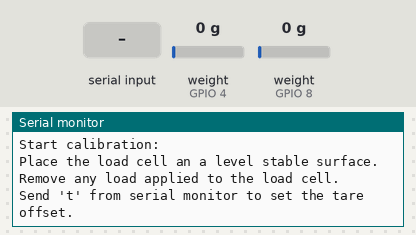
The sketch below on a simulated ESP8266 (NodeMCU). Shown: the last lines printed to the serial monitor. Inputs (shaded band) come from the test bench; at power-on: weight on the scale (sensors on GPIO 4, GPIO 8) 0 g. EEPROM starts erased.

Above: at 5.6 s.
5.7 s: "t90\n" received over Serial
At 6.6 s:
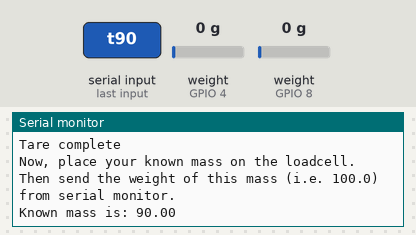
7.2 s: "y90\n" received over Serial
At 9.43 s:
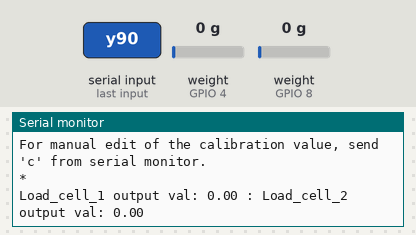
10.2 s: weight on the scale (sensor on GPIO 4) set to 100 g
At 10.27 s:
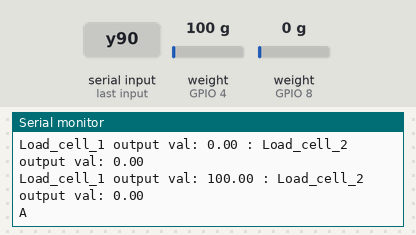
11.8 s: weight on the scale (sensor on GPIO 8) set to 1250 g
At 11.91 s:
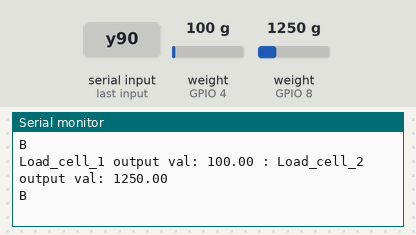
13.4 s: "c90\n" received over Serial
At 14.7 s:
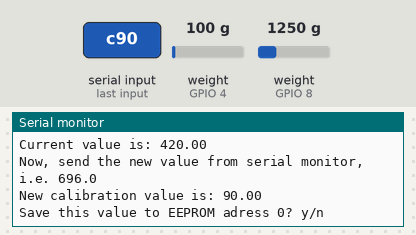
15.0 s: "n90\n" received over Serial
At 15.11 s:
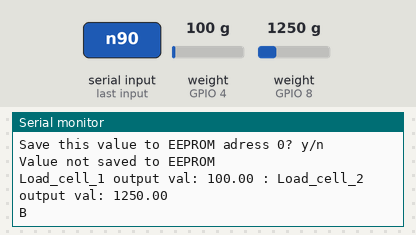

The sketch:

codigo_da_balan_a.ino
```cpp
#include <HX711_ADC.h> // Inclui a biblioteca para interagir com o chip HX711 (interface para células de carga)
#if defined(ESP8266)|| defined(ESP32) || defined(AVR)
#include <EEPROM.h> // Inclui a biblioteca para usar a memória EEPROM (para armazenar dados persistentes) em certas placas
#endif


// Definição dos pinos conectados aos módulos HX711
// Pino DOUT (Data Output) do HX711 conectado ao pino digital do microcontrolador
// Pino SCK (Serial Clock) do HX711 conectado ao pino digital do microcontrolador
// Para a primeira célula de carga (A):
const int HX711_dout = 4; // Pino DOUT do HX711_1 conectado ao pino 4 do microcontrolador
const int HX711_sck = 5;  // Pino SCK do HX711_1 conectado ao pino 5 do microcontrolador
// Para a segunda célula de carga (B):
const int HX711_dout_2 = 8; // Pino DOUT do HX711_2 conectado ao pino 8 do microcontrolador
const int HX711_sck_2 = 9;  // Pino SCK do HX711_2 conectado ao pino 9 do microcontrolador

// Criação de objetos da classe HX711_ADC para cada célula de carga
HX711_ADC LoadCell_1(HX711_dout, HX711_sck);   // Objeto para a célula de carga conectada aos pinos 4 e 5
HX711_ADC LoadCell_2(HX711_dout_2, HX711_sck_2); // Objeto para a célula de carga conectada aos pinos 8 e 9

const int calVal_eepromAdress = 0; // Define o endereço na EEPROM onde o valor de calibração será armazenado (inicia no endereço 0)
unsigned long t1 = 0; // Variável para armazenar o tempo da última leitura/impressão da célula de carga 1
unsigned long t2 = 0; // Variável para armazenar o tempo da última leitura/impressão da célula de carga 2


void setup() {
  Serial.begin(9600); // Inicializa a comunicação serial com uma taxa de 9600 bauds
  delay(10);          // Pequeno atraso para estabilizar a comunicação serial
  Serial.println();
  Serial.println("Starting..."); // Imprime uma mensagem de inicialização no monitor serial

  LoadCell_1.begin(); // Inicializa a comunicação com o HX711_1
  LoadCell_2.begin(); // Inicializa a comunicação com o HX711_2
  // LoadCell_1.setReverseOutput(); // Descomente para inverter o sinal de saída da célula de carga 1 (se os valores estiverem negativos quando deveriam ser positivos)
  unsigned long stabilizingtime = 2000; // Define um tempo de estabilização de 2000 milissegundos (2 segundos) para leituras mais precisas após a energização
  boolean _tare = true; // Define uma variável para indicar se a tara (zeragem) deve ser feita na inicialização

  LoadCell_1.start(stabilizingtime, _tare); // Inicia a leitura da célula de carga 1 com tempo de estabilização e tara inicial
  LoadCell_2.start(stabilizingtime, _tare); // Inicia a leitura da célula de carga 2 com tempo de estabilização e tara inicial
  // Verifica se houve timeout durante a tara ou se não houve sinal de alguma das células de carga
  if ((LoadCell_1.getTareTimeoutFlag() || LoadCell_1.getSignalTimeoutFlag()) && (LoadCell_2.getTareTimeoutFlag() || LoadCell_2.getSignalTimeoutFlag()) ){
    Serial.println("Timeout, check MCU>HX711 wiring and pin designations"); // Mensagem de erro se houver timeout
    while (1); // Entra em um loop infinito para parar a execução do programa
  }
  else {
    LoadCell_1.setCalFactor(1.0); // Define o fator de calibração inicial para a célula de carga 1 (será ajustado na calibração)
    LoadCell_2.setCalFactor(1.0); // Define o fator de calibração inicial para a célula de carga 2
    Serial.println("Startup is complete"); // Mensagem de conclusão da inicialização
  }
  while (!LoadCell_1.update()); // Aguarda até que a primeira leitura da célula de carga 1 esteja disponível
  Serial.println("LoadCell_1 ok"); // Informa que a célula de carga 1 está funcionando
  while (!LoadCell_2.update()); // Aguarda até que a primeira leitura da célula de carga 2 esteja disponível
  Serial.println("LoadCell_2 ok"); // Informa que a célula de carga 2 está funcionando
  calibrate(); // Chama a função de calibração para ajustar os fatores de calibração das células de carga
}


void loop() {
  static boolean newDataReady_1 = 0; // Variável estática para indicar se novos dados estão prontos da célula de carga 1
  static boolean newDataReady_2 = 0; // Variável estática para indicar se novos dados estão prontos da célula de carga 2
  const int serialPrintInterval = 0; // Define o intervalo (em milissegundos) para imprimir os dados na porta serial (0 para imprimir o mais rápido possível)

  // Verifica se novos dados estão disponíveis e inicia a próxima conversão para cada célula de carga
  if (LoadCell_1.update()) newDataReady_1 = true;

  // Se novos dados estiverem prontos para a célula de carga 1
  if (newDataReady_1) {
    // Verifica se o intervalo de impressão serial expirou
    if (millis() > t1 + serialPrintInterval) {
     float i = LoadCell_1.getData(); // Obtém o valor suavizado da célula de carga 1
     Serial.print("Load_cell_1 output val: ");
      Serial.print(i);
      Serial.print(" : ");
      newDataReady_1 = 0; // Reseta a flag de novos dados
      t1 = millis();      // Atualiza o tempo da última impressão
    }
  }
  if (LoadCell_2.update()) newDataReady_2 = true; // Verifica se novos dados estão disponíveis para a célula de carga 2

  // Se novos dados estiverem prontos para a célula de carga 2
  if (newDataReady_2) {
    // Verifica se o intervalo de impressão serial expirou
    if (millis() > t2 + serialPrintInterval) {
      float i = LoadCell_2.getData(); // Obtém o valor suavizado da célula de carga 2
     Serial.print("Load_cell_2 output val: ");
      Serial.println(i);
      newDataReady_2 = 0; // Reseta a flag de novos dados
      t2 = millis();      // Atualiza o tempo da última impressão
    }
  }
 if(newDataReady_1 && newDataReady_2){
   // Faça a comparação entre os dados das duas células de carga aqui dentro
}
 // Lógica para determinar o estado com base nos valores das células de carga
 // Se o valor absoluto da soma das leituras for menor que 59.4, imprime "E"
 //if(abs(LoadCell_1.getData() + LoadCell_2.getData()) < 59.4){
 //  Serial.println ("E");
 //}
 else {
   // Se o valor da célula de carga 1 for maior que o da célula de carga 2, imprime "A"
 if(LoadCell_1.getData() > LoadCell_2.getData()){
    Serial.println ("A");
   }
   // Se o valor da célula de carga 1 for menor que o da célula de carga 2, imprime "B"
  if(LoadCell_1.getData() < LoadCell_2.getData()){
    Serial.println ("B");
    }
  }

  // Recebe comandos do monitor serial
  if (Serial.available() > 0) {
    char inByte = Serial.read(); // Lê o byte recebido
    if (inByte == 't'){
      LoadCell_1.tareNoDelay();
      LoadCell_2.tareNoDelay(); // Inicia a tara (zeragem) de ambas as células de carga sem bloquear o loop
    }
    else if (inByte == 'r') calibrate(); // Se receber 'r', inicia o processo de calibração
    else if (inByte == 'c') changeSavedCalFactor(); // Se receber 'c', inicia a função para alterar o fator de calibração salvo
  }

 delay(100); // Pequeno atraso
  // Verifica se a última operação de tara da célula de carga 2 foi concluída
  if (LoadCell_2.getTareStatus() == true) {
    Serial.println("Tare complete"); // Informa que a tara foi concluída
  }
}

void calibrate() {
  Serial.println("*");
  Serial.println("Start calibration:");
  Serial.println("Place the load cell an a level stable surface.");
  Serial.println("Remove any load applied to the load cell.");
  Serial.println("Send 't' from serial monitor to set the tare offset.");

  boolean _resume = false; // Flag para controlar o loop de espera da tara
  boolean teste = false;   // Variável booleana (parece não ser usada efetivamente)
  while (_resume == false) {
    LoadCell_1.update(); // Atualiza a leitura da célula de carga 1
    LoadCell_2.update(); // Atualiza a leitura da célula de carga 2
    // Verifica se há dados disponíveis no monitor serial
    if (Serial.available() > 0) {
      if (Serial.available() > 0) {
        char inByte = Serial.read(); // Lê o byte recebido
        if (inByte == 't') {
          LoadCell_1.tareNoDelay(); // Inicia a tara da célula de carga 1
          LoadCell_2.tareNoDelay(); // Inicia a tara da célula de carga 2
          teste= true; // Define a variável teste como true (parece não ter efeito no fluxo)
        }
      }
    }

    // Verifica se a tara da célula de carga 1 foi concluída
    if (LoadCell_1.getTareStatus() == true) {
      Serial.println("Tare complete");
      _resume = true; // Sai do loop de espera da tara
    }
    // Verifica se a tara da célula de carga 2 foi concluída
    if (LoadCell_2.getTareStatus() == true) {
      Serial.println("Tare complete");
      _resume = true; // Sai do loop de espera da tara
    }
  }

  Serial.println("Now, place your known mass on the loadcell.");
  Serial.println("Then send the weight of this mass (i.e. 100.0) from serial monitor.");

  float known_mass = 0; // Variável para armazenar a massa conhecida inserida pelo usuário
  _resume = false;      // Reseta a flag para o próximo loop de espera
  while (_resume == false) {
    LoadCell_1.update(); // Atualiza a leitura da célula de carga 1
    LoadCell_2.update(); // Atualiza a leitura da célula de carga 2
    // Verifica se há dados disponíveis no monitor serial
    if (Serial.available() > 0) {
      known_mass = Serial.parseFloat(); // Tenta ler um número de ponto flutuante da entrada serial
      if (known_mass != 0) {
        Serial.print("Known mass is: ");
        Serial.println(known_mass);
        _resume = true; // Sai do loop de espera da massa conhecida
      }
    }
  }

  LoadCell_1.refreshDataSet(); // Atualiza o conjunto de dados para garantir que a leitura da massa conhecida seja precisa
  LoadCell_2.refreshDataSet(); // Atualiza o conjunto de dados para garantir que a leitura da massa conhecida seja precisa
  float newCalibrationValue1 = LoadCell_1.getNewCalibration(known_mass); // Calcula o novo fator de calibração para a célula de carga 1
   float newCalibrationValue2 = LoadCell_2.getNewCalibration(known_mass); // Calcula o novo fator de calibração para a célula de carga 2

  Serial.print("New calibration value has been set to: ");
  Serial.print(newCalibrationValue1);
  Serial.print(newCalibrationValue2);
  Serial.println(", use this as calibration value (calFactor) in your project sketch.");
  Serial.print("Save this value to EEPROM adress ");
  Serial.print(calVal_eepromAdress);
  Serial.println("? y/n");

  _resume = false; // Reseta a flag para o loop de espera da confirmação de salvamento
  while (_resume == false) {
    // Verifica se há dados disponíveis no monitor serial
    if (Serial.available() > 0) {
      char inByte = Serial.read(); // Lê o byte recebido
      if (inByte == 'y') {
#if defined(ESP8266)|| defined(ESP32)
        EEPROM.begin(512); // Inicializa a EEPROM com um tamanho de 512 bytes para ESP8266 e ESP32
#endif
//        EEPROM.put(calVal_eepromAdress, newCalibrationValue1); // Salva o novo fator de calibração na EEPROM (linha comentada para a primeira célula)
#if defined(ESP8266)|| defined(ESP32)
        EEPROM.commit(); // Grava as alterações na EEPROM (para ESP8266 e ESP32)
#endif
//        EEPROM.get(calVal_eepromAdress, newCalibrationValue1); // Lê o valor da EEPROM (linha comentada para a primeira célula)
        Serial.print("Value ");
//        Serial.print(newCalibrationValue1); // Imprime o valor salvo (linha comentada para a primeira célula)
        Serial.print(" saved to EEPROM address: ");
        Serial.println(calVal_eepromAdress);
        _resume = true; // Sai do loop de espera
      }
      else if (inByte == 'n') {
        Serial.println("Value not saved to EEPROM");
        _resume = true; // Sai do loop de espera
      }
    }
  }

  Serial.println("End calibration");
  Serial.println("*");
  Serial.println("To re-calibrate, send 'r' from serial monitor.");
  Serial.println("For manual edit of the calibration value, send 'c' from serial monitor.");
  Serial.println("*");
}


void changeSavedCalFactor() {
  float oldCalibrationValue = LoadCell_2.getCalFactor(); // Obtém o fator de calibração atual da célula de carga 2
  boolean _resume = false; // Flag para controlar o loop de espera da nova calibração
  Serial.println("*");
  Serial.print("Current value is: ");
  Serial.println(oldCalibrationValue);
  Serial.println("Now, send the new value from serial monitor, i.e. 696.0");
  float newCalibrationValue; // Variável para armazenar o novo valor de calibração inserido pelo usuário
  while (_resume == false) {
    // Verifica se há dados disponíveis no monitor serial
    if (Serial.available() > 0) {
      newCalibrationValue = Serial.parseFloat(); // Tenta ler um número de ponto flutuante da entrada serial
      if (newCalibrationValue != 0) {
        Serial.print("New calibration value is: ");
        Serial.println(newCalibrationValue);
        LoadCell_2.setCalFactor(newCalibrationValue); // Define o novo fator de calibração para a célula de carga 2
        _resume = true; // Sai do loop de espera
      }
    }
  }
  _resume = false; // Reseta a flag para o loop de espera da confirmação de salvamento
  Serial.print("Save this value to EEPROM adress ");
  Serial.print(calVal_eepromAdress);
  Serial.println("? y/n");
  while (_resume == false) {
    // Verifica se há dados disponíveis no monitor serial
    if (Serial.available() > 0) {
      char inByte = Serial.read(); // Lê o byte recebido
      if (inByte == 'y') {
#if defined(ESP8266)|| defined(ESP32)
        EEPROM.begin(512); // Inicializa a EEPROM
#endif
        EEPROM.put(calVal_eepromAdress, newCalibrationValue); // Salva o novo fator de calibração na EEPROM
#if defined(ESP8266)|| defined(ESP32)
        EEPROM.commit(); // Grava as alterações na EEPROM
#endif
        EEPROM.get(calVal_eepromAdress, newCalibrationValue); // Lê o valor da EEPROM (para confirmação)
        Serial.print("Value ");
        Serial.print(newCalibrationValue);
        Serial.print(" saved to EEPROM address: ");
        Serial.println(calVal_eepromAdress);
        _resume = true; // Sai do loop de espera
      }
      else if (inByte == 'n') {
        Serial.println("Value not saved to EEPROM");
        _resume = true; // Sai do loop de espera
      }
    }
  }
}
```

Measured:
- after the input at 5.7 s, the serial monitor: prints a new line at once (image 1)
- after the input at 7.2 s, the serial monitor: prints a new line after 1.9 s (image 2)
- after the input at 10.2 s, the serial monitor: prints a new line after 0.06 s (image 3)
- after the input at 11.8 s, the serial monitor: prints a new line at once (image 4)
- after the input at 13.4 s, the serial monitor: prints a new line after 0.09 s (image 5)
- after the input at 15.0 s, the serial monitor: prints a new line at once (image 6)
